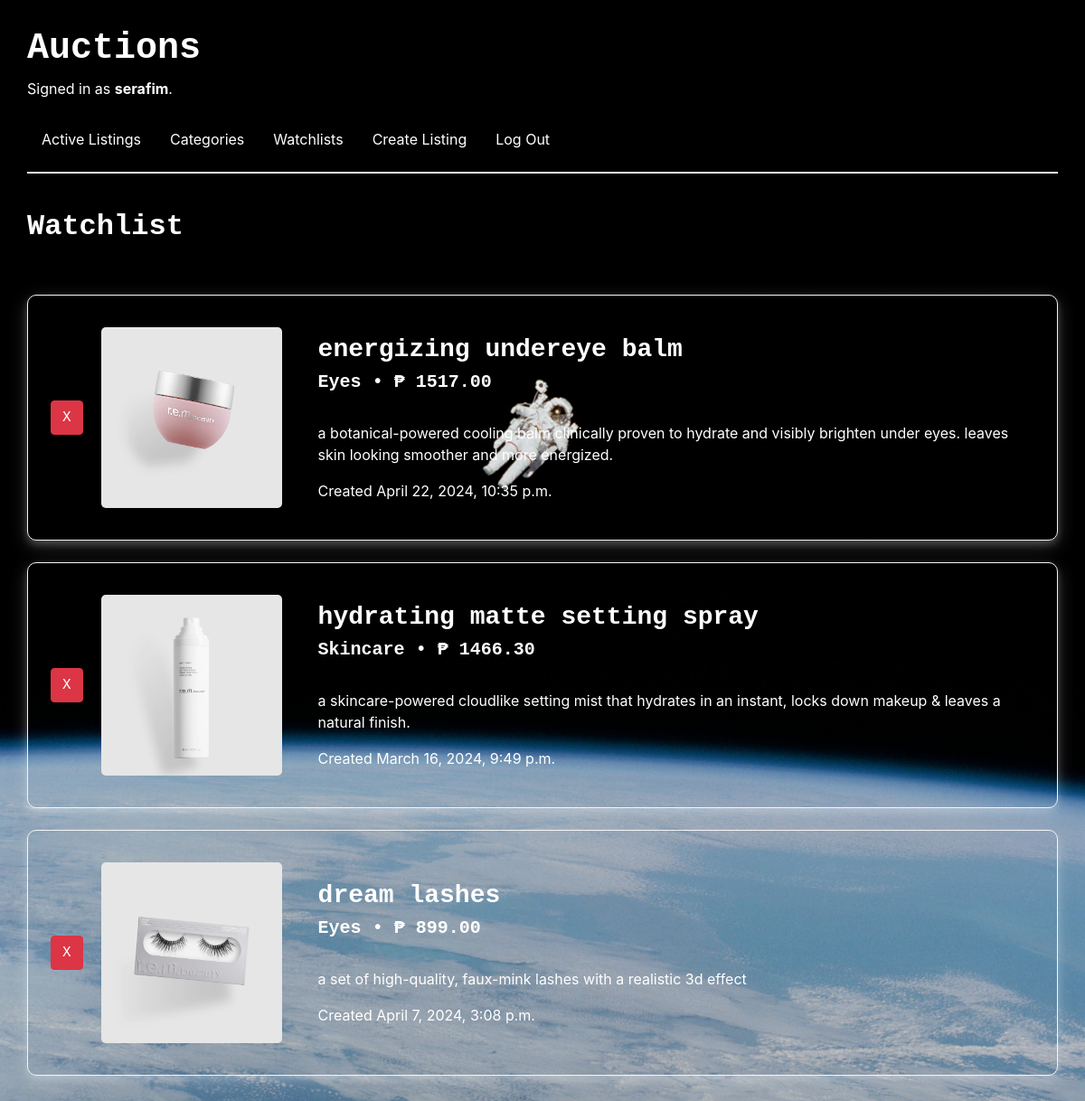
Screenshot of /watchlist (signed in) with the database file from the repository.
### auctions/models.py (models this page shows, shortened)
class User(AbstractUser):
    pass

class Watchlist(models.Model):
    item = models.ForeignKey(AuctionItem, on_delete=models.CASCADE, null=True)
    user = models.ForeignKey(User, on_delete=models.CASCADE, null=True)
    datetime = models.DateTimeField(default=datetime.now)

class AuctionItem(models.Model):
    category = models.ForeignKey(Category, on_delete=models.CASCADE, null=True)
    name = models.CharField(max_length=255)
    price = models.DecimalField(max_digits=11, decimal_places=2)
    description = models.CharField(max_length=500)
    image = models.ImageField(upload_to='items/', null=True)
    date = models.DateField(auto_now_add=True)
    time = models.TimeField(auto_now_add=True)
    author = models.ForeignKey(User, on_delete=models.CASCADE, null=True)
    isOpen = models.BooleanField(default=True)

class Category(models.Model):
    name = models.CharField(max_length=255)
    def __str__ (self):
        return f"{self.name}"

### auctions/views.py (the view)
# urls.py: path("watchlist", views.watchlist, name="watchlist"),
def watchlist(request):
    user_id = request.user.id
    user = User.objects.get(pk=user_id)
    watchlist = Watchlist.objects.filter(user=user).order_by('-datetime')
    return render(request, "auctions/watchlist.html", {
        "watchlist": watchlist
    })

### auctions/templates/auctions/watchlist.html (shortened to what this page needs)
{% extends "auctions/layout.html" %}
{% block body %}
    <h2>Watchlist</h2>
    <br>
    {% for list in watchlist %}
    <br>
    <a href="{% url 'item' list.item.name %}">
        <div class="item_container">
            <table>
                <tr>
                    <td>
                        <form action="{% url 'remove_watchlist' %}" method="post">
                            <button type="submit" class="btn btn-danger btn_remove" title="Remove from Watchlist">X</button>
                        </form>
                    </td>
                    <td><div class="img_container"><img src="media/{{ list.item.image }}" alt="" class="item_img"></div></td>
                    <td>
                        <h3> {{ list.item.name }}</h3>
                        <h5>{{ list.item.category }} <span class='bullet'>&#8226;</span> ₱ {{ list.item.price }}</h5><br>
                        <p>{{ list.item.description }}</p>
                        <span>Created {{ list.item.date }}, {{ list.item.time }}</span>
                    </td>
                </tr>
            </table>
        </div>
    </a>
    {% empty %}
    <div>Nothing to see here.</div>
    {% endfor %}
{% endblock %}

### auctions/templates/auctions/layout.html (shortened to what this page needs)
{% load static %}
<!DOCTYPE html>
<html lang="en">
    <head>
        <link rel="stylesheet" href="https://stackpath.bootstrapcdn.com/bootstrap/4.4.1/css/bootstrap.min.css">
        <link rel="stylesheet" href="https://cdn.jsdelivr.net/npm/bootstrap-icons@1.11.1/font/bootstrap-icons.css">
        <link href="{% static 'auctions/styles.css' %}" rel="stylesheet">
    </head>
    <body>
        <div class="header">
            <h1>Auctions</h1>
            <div>
                {% if user.is_authenticated %}
                    Signed in as <strong>{{ user.username }}</strong>.
                {% else %}
                    Not signed in.
                {% endif %}
            </div>
            <br>
            <ul class="nav">
                <li class="nav-item">
                    <a class="nav-link" href="{% url 'index' %}">Active Listings</a>
                </li>
                <li class="nav-item">
                    <a class="nav-link" href="{% url 'category' %}">Categories</a>
                </li>
                {% if user.is_authenticated %}
                    <li class="nav-item">
                        <a class="nav-link" href="{% url 'watchlist' %}">Watchlists</a>
                    </li>
                    <li class="nav-item">
                        <a class="nav-link" href="{% url 'create' %}">Create Listing</a>
                    </li>
                    <li class="nav-item">
                        <a class="nav-link" href="{% url 'logout' %}">Log Out</a>
                    </li>
                {% endif %}
            </ul>
        </div>
        <hr><br>
        {% block body %}
        {% endblock %}
    </body>
</html>

### auctions/static/auctions/styles.css (style rules this page uses)
body { padding: 30px; background-image: url("space_bg.jpg"); background-position: center; background-repeat: no-repeat; background-size: cover; color: white; }
h1, h2, h3, h4, h5 { font-family: "Courier New", Courier, monospace; font-weight: bold; }
.btn { font-family: "Courier New", Courier, monospace; }
.nav-link { color: white; }
a { text-decoration: none; color: white; }
table tr td { padding: 5px; }
hr { border: 1px solid whitesmoke; }
.item_container { box-shadow: 0 4px 8px 0 rgba(255, 255, 255, 0.2), 0 6px 20px 0 rgba(255, 255, 255, 0.19); padding: 20px; border: 1px solid whitesmoke; border-radius: 10px; transition: 0.4s ease; color: white; }
.item_img { height: 200px; width: 200px; border-radius: 5px; transition: 0.4s ease; }
.img_container { padding: 10px; margin-right: 20px; }

### rows the page displays
User: username "serafim"
Watchlist: item.image (picture), item.name "energizing undereye balm", item.category "Eyes", item.price "1517.00", item.description "a botanical-powered cooling balm clinically proven to hydrate and visibly brighten under eyes. leaves skin looking smoother and more energized.", item "April 22, 2024", item.time "10:35 p.m."
Watchlist: item.image (picture), item.name "hydrating matte setting spray", item.category "Skincare", item.price "1466.30", item.description "a skincare-powered cloudlike setting mist that hydrates in an instant, locks down makeup & leaves a natural finish.", item "March 16, 2024", item.time "9:49 p.m."
Watchlist: item.image (picture), item.name "dream lashes", item.category "Eyes", item.price "899.00", item.description "a set of high-quality, faux-mink lashes with a realistic 3d effect", item "April 7, 2024", item.time "3:08 p.m."
